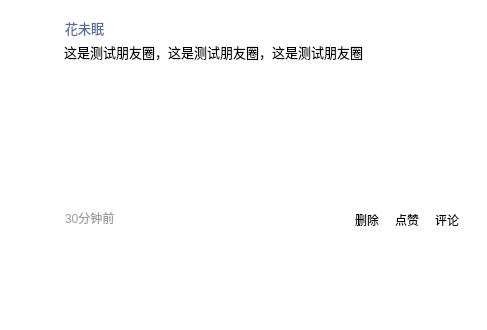
<?xml version="1.0" encoding="UTF-8"?>
<ui version="4.0">
 <class>PyqItem</class>
 <widget class="QWidget" name="PyqItem">
  <property name="geometry">
   <rect>
    <x>0</x>
    <y>0</y>
    <width>487</width>
    <height>330</height>
   </rect>
  </property>
  <property name="minimumSize">
   <size>
    <width>487</width>
    <height>0</height>
   </size>
  </property>
  <property name="maximumSize">
   <size>
    <width>487</width>
    <height>16777215</height>
   </size>
  </property>
  <property name="windowTitle">
   <string>PyqItem</string>
  </property>
  <property name="styleSheet">
   <string notr="true">border: 0px;
background-color: #ffffff;</string>
  </property>
  <widget class="QLabel" name="m_avatarLabel">
   <property name="geometry">
    <rect>
     <x>20</x>
     <y>20</y>
     <width>35</width>
     <height>35</height>
    </rect>
   </property>
   <property name="text">
    <string/>
   </property>
   <property name="pixmap">
    <pixmap resource="../res/res.qrc">:/img/avatar.jpg</pixmap>
   </property>
   <property name="scaledContents">
    <bool>true</bool>
   </property>
  </widget>
  <widget class="QLabel" name="m_nicknameLabel">
   <property name="geometry">
    <rect>
     <x>65</x>
     <y>20</y>
     <width>100</width>
     <height>16</height>
    </rect>
   </property>
   <property name="font">
    <font>
     <pointsize>10</pointsize>
    </font>
   </property>
   <property name="styleSheet">
    <string notr="true">color: #576b95;</string>
   </property>
   <property name="text">
    <string>花未眠</string>
   </property>
  </widget>
  <widget class="QTextBrowser" name="m_contentTextBrowser">
   <property name="geometry">
    <rect>
     <x>60</x>
     <y>38</y>
     <width>402</width>
     <height>28</height>
    </rect>
   </property>
   <property name="minimumSize">
    <size>
     <width>402</width>
     <height>0</height>
    </size>
   </property>
   <property name="maximumSize">
    <size>
     <width>402</width>
     <height>16777215</height>
    </size>
   </property>
   <property name="font">
    <font>
     <pointsize>10</pointsize>
    </font>
   </property>
   <property name="styleSheet">
    <string notr="true"/>
   </property>
   <property name="sizeAdjustPolicy">
    <enum>QAbstractScrollArea::AdjustToContents</enum>
   </property>
   <property name="html">
    <string>&lt;!DOCTYPE HTML PUBLIC &quot;-//W3C//DTD HTML 4.0//EN&quot; &quot;http://www.w3.org/TR/REC-html40/strict.dtd&quot;&gt;
&lt;html&gt;&lt;head&gt;&lt;meta name=&quot;qrichtext&quot; content=&quot;1&quot; /&gt;&lt;meta charset=&quot;utf-8&quot; /&gt;&lt;style type=&quot;text/css&quot;&gt;
p, li { white-space: pre-wrap; }
hr { height: 1px; border-width: 0; }
li.unchecked::marker { content: &quot;\2610&quot;; }
li.checked::marker { content: &quot;\2612&quot;; }
&lt;/style&gt;&lt;/head&gt;&lt;body style=&quot; font-family:'Microsoft YaHei UI'; font-size:10pt; font-weight:400; font-style:normal;&quot;&gt;
&lt;p style=&quot; margin-top:0px; margin-bottom:0px; margin-left:0px; margin-right:0px; -qt-block-indent:0; text-indent:0px;&quot;&gt;这是测试朋友圈，这是测试朋友圈，这是测试朋友圈&lt;/p&gt;&lt;/body&gt;&lt;/html&gt;</string>
   </property>
  </widget>
  <widget class="QWidget" name="m_imageWidget" native="true">
   <property name="geometry">
    <rect>
     <x>65</x>
     <y>70</y>
     <width>399</width>
     <height>133</height>
    </rect>
   </property>
  </widget>
  <widget class="QLabel" name="m_timeLabel">
   <property name="geometry">
    <rect>
     <x>65</x>
     <y>210</y>
     <width>100</width>
     <height>16</height>
    </rect>
   </property>
   <property name="styleSheet">
    <string notr="true">color: #9e9e9e</string>
   </property>
   <property name="text">
    <string>30分钟前</string>
   </property>
  </widget>
  <widget class="QPushButton" name="m_commentPushButton">
   <property name="geometry">
    <rect>
     <x>427</x>
     <y>210</y>
     <width>40</width>
     <height>20</height>
    </rect>
   </property>
   <property name="text">
    <string>评论</string>
   </property>
  </widget>
  <widget class="QPushButton" name="m_likePushButton">
   <property name="geometry">
    <rect>
     <x>387</x>
     <y>210</y>
     <width>40</width>
     <height>20</height>
    </rect>
   </property>
   <property name="text">
    <string>点赞</string>
   </property>
  </widget>
  <widget class="QWidget" name="m_commentWidget" native="true">
   <property name="geometry">
    <rect>
     <x>65</x>
     <y>230</y>
     <width>399</width>
     <height>80</height>
    </rect>
   </property>
  </widget>
  <widget class="QPushButton" name="m_deletePushButton">
   <property name="geometry">
    <rect>
     <x>347</x>
     <y>210</y>
     <width>40</width>
     <height>20</height>
    </rect>
   </property>
   <property name="text">
    <string>删除</string>
   </property>
  </widget>
 </widget>
 <resources>
  <include location="../res/res.qrc"/>
 </resources>
 <connections/>
</ui>
